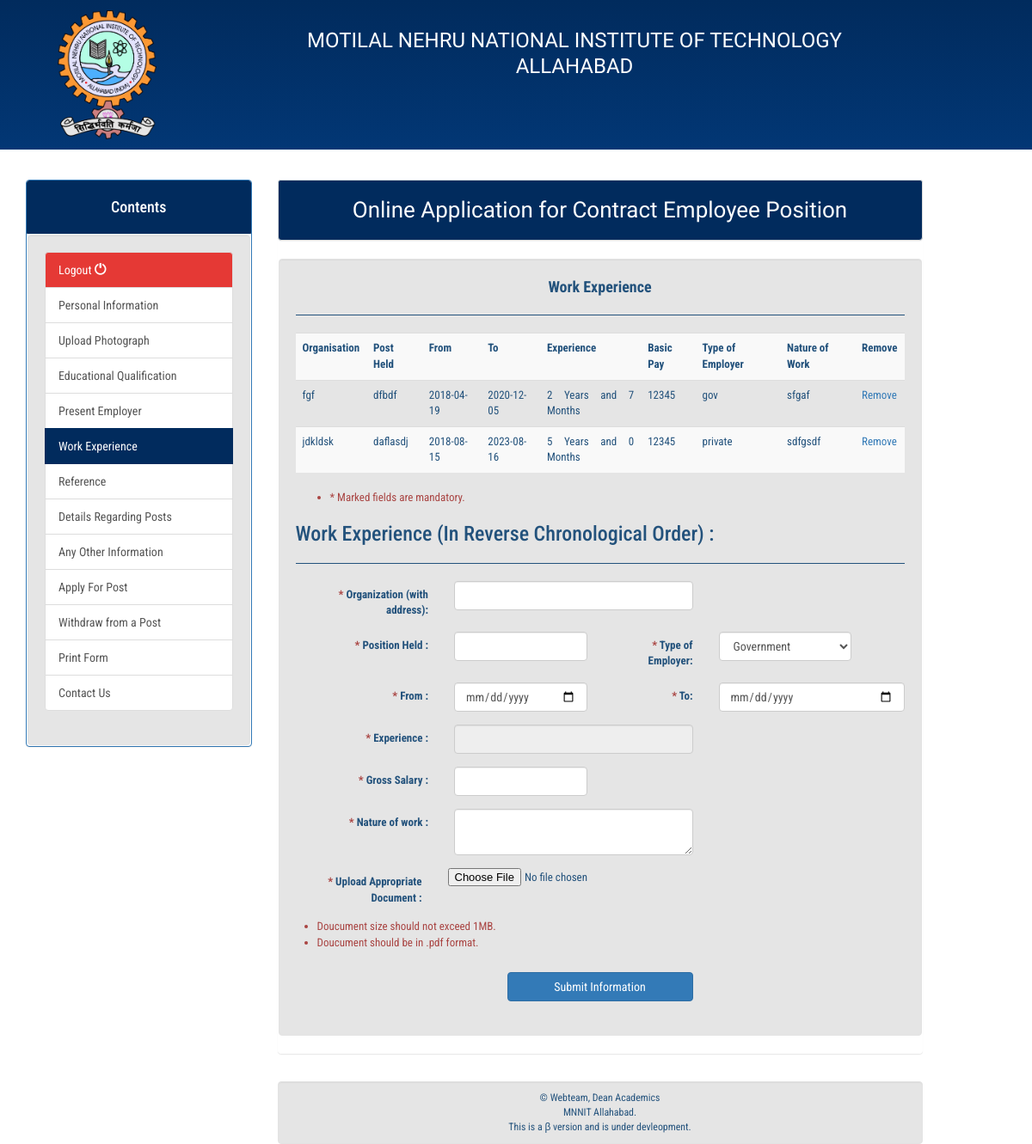
The app's page /contract/home.php?val=work_exp (signed in) with its own data.
### tables this page shows
CREATE TABLE `experience` (
  `user_id` varchar(500) NOT NULL,
  `id` int(11) NOT NULL,
  `organisation` varchar(5000) NOT NULL,
  `position` varchar(500) NOT NULL,
  `emp_type` varchar(500) NOT NULL,
  `from` date NOT NULL,
  `to` date NOT NULL,
  `pay` varchar(500) NOT NULL,
  `nature` varchar(500) NOT NULL,
  `tot_exp` varchar(255) NOT NULL
);

### contract/included_classes/class_sql.php (called while the page is built, shortened)
<?php
class sqlfunctions {
	public $connection;
   public function connect_db($db)
    {
		    $this->host="localhost";
		    $this->user="root";
		    $pass="";
	           $con= mysqli_connect($this->host,$this->user,$pass,$db) or die(mysqli_error($con));
	           $this->connection = $con;
    }
    public function process_query($query1)
    {
		$this->query=mysqli_query($this->connection,$query1)or die(mysqli_error($this->connection));
	return $this->query;
    }
    public function fetch_rows ($query2)
    {
		return mysqli_fetch_assoc($query2);
    }
}
?>

### contract/included_classes/class_misc.php (called while the page is built, shortened)
<?php
require_once ("class_sql.php");
		?>
        <?php
function validate($var)
{
  return htmlentities(trim(stripslashes($var)));
}
?>

### contract/work_exp.php (the view, shortened to what this page needs)
<?php
   require_once("./included_classes/class_user.php");
   require_once("./included_classes/class_misc.php");
   require_once("./included_classes/class_sql.php");
   $db = new sqlfunctions();
   $id=$_SESSION['user'];
   $query="SELECT * from `experience` where `user_id` like '$id' order by id desc";
   $c = $db->process_query($query);
?>
<!DOCTYPE html>
<html xmlns="http://www.w3.org/1999/xhtml">
<head>
</head>
<body>
<div id="main" style="font-size:13px; margin:0px 0 0 0;" align="justify">
	<center><b style="font-size:18px;">Work Experience</b></center>
<hr>
<table class="table table-striped">
  <tr><th>Organisation</th><th>Post Held</th><th>From</th><th>To</th><th>Experience</th><th>
  Basic Pay</th><th>Type of Employer</th><th>Nature of Work</th><th>Remove</th></tr>
<?php
	while(($r = $db->fetch_rows($c)))
    {
  		$tmp_id=$r['id'];
  		$organisation=validate($r['organisation']);
  		$position=validate($r['position']);
  		$from=validate($r['from']);
  		$to=validate($r['to']);
  		$pay=validate($r['pay']);
  		$nature=validate($r['nature']);
  		$emp_type=validate($r['emp_type']);
  		$tot_exp=validate($r['tot_exp']);
      $tot=floor($tot_exp/365);
      $tot_exp=floor(($tot_exp-($tot*365))/30);
      $tot_exp=$tot.' Years and '.$tot_exp.' Months';
  		echo "<tr><td>$organisation</td><td>$position</td><td>$from</td><td>$to</td>
  		<td>$tot_exp</td><td>$pay</td><td>$emp_type</td><td>$nature</td><td><a href='delete.php?id=$tmp_id&page=work_exp'>Remove</a></td></tr>";
		}
 ?>
</table>
<p align="justify" class="larger-font">
<ul class="text-danger">
  <li> * Marked fields are mandatory.</li>
</ul>
<form class="form-horizontal" name="reg_frm" method="post" action="save.php" onSubmit="return validate();" enctype="multipart/form-data">
<div class="tab-content">
      <div id="home" class="tab-pane fade in active">
        <h3>Work Experience (In Reverse Chronological Order) :</h3>
        <hr>
    <div class="form-group">
      <label class="control-label col-sm-3" for="organisation"><span class="text-danger">*</span> Organization (with address):</label>
      <div class="col-sm-5">
        <input type="text" class="form-control"   name="organisation" required>
      </div>
    </div>
    <div class="form-group">
      <label class="control-label col-sm-3" for="position"><span class="text-danger">*</span> Position Held :</label>
      <div class="col-sm-3">
        <input type="text" class="form-control"   name="position" required>
      </div>
        <label class="control-label col-sm-2" for="emp_type"><span class="text-danger">*</span> Type of Employer:</label>
      <div class="col-sm-3">
        <select name="emp_type" class="form-control" required>
            <option value="gov">Government</option>
          </select>
      </div>
    </div>
     <div class="form-group">
      <label class="control-label col-sm-3" for="from"><span class="text-danger">*</span> From :</label>
      <div class="col-sm-3">
        <input type="date" class="form-control"  id="from" name="from" required id="from">
      </div>
        <label class="control-label col-sm-2" for="to"><span class="text-danger">*</span> To:</label>
      <div class="col-sm-4">
        <input type="date" class="form-control" id="to" name="to" required id="to">
      </div>
    </div>
    <div class="form-group">
        <label class="control-label col-sm-3" for="nature"><span class="text-danger">*</span> Experience :</label>
        <div class="col-sm-5">
          <input type="text" class="form-control"  id="experience" name="experience" readonly required>
        </div>
    </div>
    <div class="form-group">
      <label class="control-label col-sm-3" for="pay"><span class="text-danger">*</span> Gross Salary :</label>
      <div class="col-sm-3">
        <input type="text" class="form-control"   name="pay" required>
      </div>
    </div>
    <div class="form-group">
        <label class="control-label col-sm-3" for="nature"><span class="text-danger">*</span> Nature of work :</label>
        <div class="col-sm-5">
          <textarea class="form-control"  id="nature" name="nature" required></textarea>
        </div>
    </div>
    <div class="form-group">
    	<div class="form-group">
            <label class="control-label col-sm-3" for="doc_exp"><span class="text-danger">*</span> Upload Appropriate Document :</label>
            <div class="col-sm-5">
                <input type="file"  name="doc_exp" required>
            </div>
        </div>
    	<ul class="text-danger">
  			<li> Doucument size should not exceed 1MB.</li>
  			<li> Doucument should be in .pdf format.</li>
		</ul>
    </div>
	<div class="form-group">
	    <div class="col-sm-offset-4 col-sm-4">
	      <button type="submit" name="work_exp" id="work_exp_submit" class="btn btn-primary col-sm-12">Submit Information</button>
	    </div>
	 </div>
</form>
</body>
</html>

### contract/include/style.css (style rules this page uses)
body { margin: 15px; margin-top: 0; font-family: Lato,Arial; color: rgba(0,0,0,.87); padding-top: 50px; }

### contract/main.css (style rules this page uses)
body { color: #23527c; background-position:center; background-repeat:no-repeat; background-attachment: fixed; background-size:contain; font-family: 'Roboto Condensed', sans-serif; font-size:14px; padding:0px; margin:0px; }
.larger-font { font-size:14px; }
hr { border-top:1px solid #23527c; }
td { padding:10px; }

### records on screen
experience: organisation "fgf", position "dfbdf", from "2018-04-19", to "2020-12-05", tot_exp "2 Years and 7 Months", pay "12345", emp_type "gov", nature "sfgaf"
experience: organisation "jdkldsk", position "daflasdj", from "2018-08-15", to "2023-08-16", tot_exp "5 Years and 0 Months", pay "12345", emp_type "private", nature "sdfgsdf"
